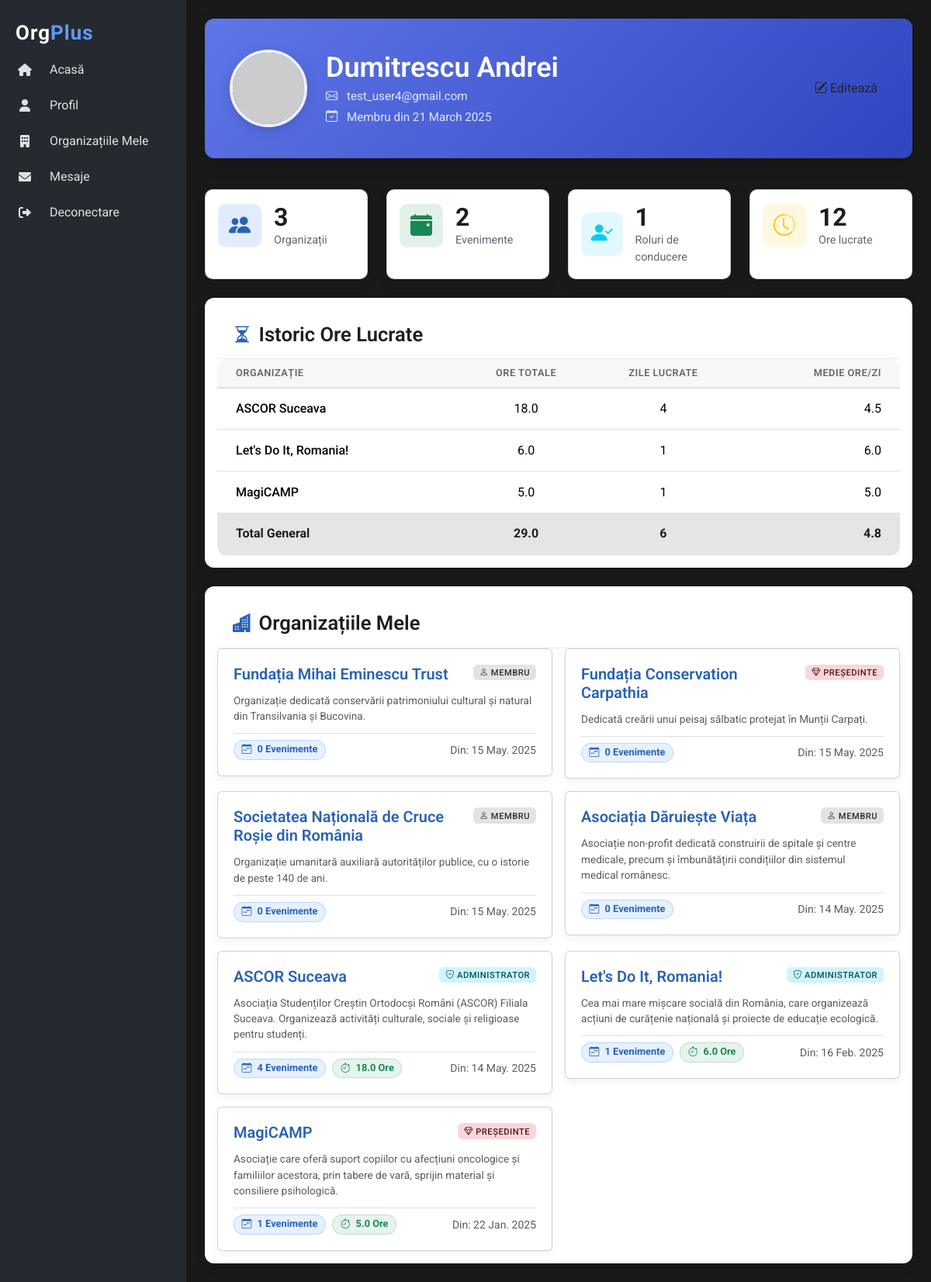
/profile.php (signed in), run on the app's committed database.
### tables this page shows
CREATE TABLE `users` (
  `id` int(11) NOT NULL,
  `email` varchar(255) NOT NULL,
  `password` varchar(255) NOT NULL,
  `hash_salt` varchar(64) DEFAULT NULL,
  `name` varchar(255) NOT NULL,
  `prenume` varchar(255) NOT NULL,
  `created_at` timestamp NOT NULL DEFAULT current_timestamp(),
  `updated_at` timestamp NOT NULL DEFAULT current_timestamp() ON UPDATE current_timestamp(),
  `last_login` timestamp NULL DEFAULT NULL
);

CREATE TABLE `organizations` (
  `id` int(11) NOT NULL,
  `name` varchar(255) NOT NULL,
  `description` varchar(255) NOT NULL,
  `email` varchar(255) NOT NULL,
  `phone` varchar(20) NOT NULL,
  `address` varchar(255) NOT NULL,
  `website` varchar(255) NOT NULL,
  `owner_id` int(11) NOT NULL,
  `created_at` timestamp NOT NULL DEFAULT current_timestamp(),
  `updated_at` timestamp NOT NULL DEFAULT current_timestamp() ON UPDATE current_timestamp(),
  `status` enum('active','inactive','','') NOT NULL DEFAULT 'active'
);

### utils/app_helpers.php (called while the page is built, shortened)
<?php
function role_to_readable(?string $role): string
{
    switch ($role) {
        case 'admin':
            return 'Administrator';
        case 'owner':
            return 'Președinte';
        case 'member':
            return 'Membru';
    }
}

### public/profile.php (the view, shortened to what this page needs)
<?php
require_once __DIR__ . '/../src/config.php';
$user_id = ensure_logged_in();
$hours_data = [];
$sql_user = 'SELECT name, prenume, email, created_at FROM users WHERE id = ?';
$stmt_user = $pdo->prepare($sql_user);
$stmt_user->execute([$user_id]);
$user = $stmt_user->fetch(PDO::FETCH_ASSOC) ?: [];
ensure_user_data($user);
$sql_hours = "SELECT org_id, o.name AS org_name, SUM(hours) AS total_hours,
                     COUNT(DISTINCT DATE(work_date)) AS days_worked
              FROM worked_hours wh
              JOIN organizations o ON wh.org_id = o.id
              WHERE wh.user_id = ?
              GROUP BY org_id";
$stmt_hours = $pdo->prepare($sql_hours);
$stmt_hours->execute([$user_id]);
while ($row = $stmt_hours->fetch(PDO::FETCH_ASSOC)) {
    $hours_data[$row['org_id']] = $row;
}
$sql_organizations = "SELECT o.id, o.name AS org_name, o.description, r.join_date, r.role,
                             (SELECT COUNT(e.id) FROM events e
                              LEFT JOIN event_roles er ON e.id = er.event_id AND er.user_id = r.user_id
                              WHERE e.org_id = o.id AND er.user_id = r.user_id) AS events_participated
                      FROM roles r
                      JOIN organizations o ON r.org_id = o.id
                      WHERE r.user_id = ?
                      ORDER BY r.join_date DESC";
$stmt_organizations = $pdo->prepare($sql_organizations);
$stmt_organizations->execute([$user_id]);
$organizations = $stmt_organizations->fetchAll(PDO::FETCH_ASSOC);
$total_events_participated = array_sum(array_column($organizations, 'events_participated'));
$total_admin_roles = count(
    array_filter($organizations, function ($org) {
        return in_array($org['role'], ['admin', 'owner']);
    })
);
$total_worked_hours_all_orgs = array_sum(array_column($hours_data, 'total_hours'));
$total_days_worked_all_orgs = array_sum(array_column($hours_data, 'days_worked'));
?>
<!DOCTYPE html>
<html lang="ro">
<head>
    <link rel="stylesheet" href="styles/profile-style.css">
</head>
<body>
    <div class="d-flex">
        <?php
        include __DIR__ . '/../includes/sidebar.php';
        ?>
        <div class="content-wrapper p-4">
            <div class="profile-banner d-flex flex-column flex-md-row align-items-center text-center text-md-start">
                <div class="me-md-4 mb-3 mb-md-0">
                    <img src="https://ui-avatars.com/api/?name=<?= urlencode(
                        $user['name'] . '+' . $user['prenume']
                    ) ?>&background=random&color=fff&size=100&font-size=0.40&bold=true"
                         class="profile-avatar"
                         alt="Profile Picture">
                </div>
                <div class="flex-grow-1">
                    <h1 class="mb-1"><?= htmlspecialchars($user['name'] . ' ' . $user['prenume']) ?></h1>
                    <p class="mb-1"><i class="bi bi-envelope"></i> <?= htmlspecialchars($user['email']) ?></p>
                    <p class="mb-0 small"><i class="bi bi-calendar-check"></i> Membru din <?= date(
                        'd F Y',
                        strtotime($user['created_at'])
                    ) ?></p>
                </div>
                <div class="mt-3 mt-md-0 ms-md-auto">
                     <button class="btn btn-edit-profile" data-bs-toggle="modal" data-bs-target="#editProfileModal">
                        <i class="bi bi-pencil-square me-1"></i>Editează
                    </button>
                </div>
            </div>
            <div class="row mb-4 g-4">
                <div class="col-lg-3 col-md-6">
                    <div class="card stats-card organizations h-100">
                        <div class="card-body">
                            <div class="d-flex align-items-center">
                                <div class="icon-bg me-3">
                                    <i class="bi bi-people-fill"></i>
                                </div>
                                <div>
                                    <h5 class="mb-0 stat-number" data-target="<?= count($organizations) ?>">0</h5>
                                    <p class="text-muted mb-0">Organizații</p>
                                </div>
                            </div>
                        </div>
                    </div>
                </div>
                <div class="col-lg-3 col-md-6">
                    <div class="card stats-card events h-100">
                        <div class="card-body">
                            <div class="d-flex align-items-center">
                                <div class="icon-bg me-3">
                                    <i class="bi bi-calendar-event-fill"></i>
                                </div>
                                <div>
                                    <h5 class="mb-0 stat-number" data-target="<?= $total_events_participated ?>">0</h5>
                                    <p class="text-muted mb-0">Evenimente</p>
                                </div>
                            </div>
                        </div>
                    </div>
                </div>
                <div class="col-lg-3 col-md-6">
                    <div class="card stats-card admin-roles h-100">
                        <div class="card-body">
                            <div class="d-flex align-items-center">
                                <div class="icon-bg me-3">
                                    <i class="bi bi-person-check-fill"></i>
                                </div>
                                <div>
                                    <h5 class="mb-0 stat-number" data-target="<?= $total_admin_roles ?>">0</h5>
                                    <p class="text-muted mb-0">Roluri de conducere</p>
                                </div>
                            </div>
                        </div>
                    </div>
                </div>
                <div class="col-lg-3 col-md-6">
                    <div class="card stats-card worked-hours h-100">
                        <div class="card-body">
                            <div class="d-flex align-items-center">
                                <div class="icon-bg me-3">
                                    <i class="bi bi-clock-history"></i>
                                </div>
                                <div>
                                    <h5 class="mb-0 stat-number" data-target="<?= round(
                                        $total_worked_hours_all_orgs,
                                        1
                                    ) ?>">0</h5>
                                    <p class="text-muted mb-0" title="Numărul de ore lucrate în total la toate organizațiile">Ore lucrate</p>
                                </div>
                            </div>
                        </div>
                    </div>
                </div>
            </div>
            <div class="card-custom mb-4">
                <div class="card-header section-header">
                    <h3 class="section-title"><i class="bi bi-hourglass-split"></i>Istoric Ore Lucrate</h3>
                </div>
                <div class="card-body p-0">
                    <?php if (!empty($hours_data)): ?>
                        <div class="table-responsive">
                            <table class="table table-hover mb-0 hours-table">
                                <thead>
                                    <tr>
                                        <th class="ps-4">Organizație</th>
                                        <th class="text-center">Ore Totale</th>
                                        <th class="text-center">Zile Lucrate</th>
                                        <th class="text-end pe-4">Medie Ore/Zi</th>
                                    </tr>
                                </thead>
                                <tbody>
                                    <?php foreach ($hours_data as $org_id => $data): ?>
                                        <tr>
                                            <td class="ps-4 fw-medium"><?= htmlspecialchars($data['org_name']) ?></td>
                                            <td class="text-center"><?= number_format($data['total_hours'], 1) ?></td>
                                            <td class="text-center"><?= $data['days_worked'] ?></td>
                                            <td class="text-end pe-4"><?= $data['days_worked'] > 0
                                                ? number_format($data['total_hours'] / $data['days_worked'], 1)
                                                : '0.0' ?></td>
                                        </tr>
                                    <?php endforeach; ?>
                                    <tr class="table-active">
                                        <td class="ps-4">Total General</td>
                                        <td class="text-center"><?= number_format(
                                            $total_worked_hours_all_orgs,
                                            1
                                        ) ?></td>
                                        <td class="text-center"><?= $total_days_worked_all_orgs ?></td>
                                        <td class="text-end pe-4"><?= $total_days_worked_all_orgs > 0
                                            ? number_format(
                                                $total_worked_hours_all_orgs / $total_days_worked_all_orgs,
                                                1
                                            )
                                            : '0.0' ?></td>
                                    </tr>
                                </tbody>
                            </table>
                        </div>
                    <?php endif; ?>
                </div>
            </div>
            <div class="card-custom">
                 <div class="card-header section-header">
                    <h3 class="section-title"><i class="bi bi-buildings-fill"></i>Organizațiile Mele</h3>
                </div>
                <div class="card-body">
                    <?php if (!empty($organizations)): ?>
                        <div class="row g-3">
                            <?php foreach ($organizations as $org):
                                $org_hours_info = $hours_data[$org['id']] ?? ['total_hours' => 0]; ?>
                                <div class="col-lg-6">
                                    <div class="card org-card">
                                        <div class="card-body">
                                            <div class="d-flex justify-content-between align-items-start mb-2">
                                                <h5 class="card-title"><?= htmlspecialchars($org['org_name']) ?></h5>
                                                <span class="badge <?= $org['role'] === 'owner'
                                                    ? 'bg-danger-subtle text-danger-emphasis'
                                                    : ($org['role'] === 'admin'
                                                        ? 'bg-info-subtle text-info-emphasis'
                                                        : 'bg-secondary-subtle text-secondary-emphasis') ?> role-badge text-uppercase">
                                                    <i class="bi <?= $org['role'] === 'owner'
                                                        ? 'bi-gem'
                                                        : ($org['role'] === 'admin'
                                                            ? 'bi-shield-check'
                                                            : 'bi-person') ?>"></i> <?= role_to_readable(
    $org['role']
) ?>
                                                </span>
                                            </div>
                                            <p class="text-muted small"><?= htmlspecialchars(
                                                $org['description'] ?? 'Nicio descriere.'
                                            ) ?></p>
                                            <div class="d-flex flex-wrap justify-content-between align-items-center mt-auto pt-2 border-top border-opacity-10">
                                                <div class="d-flex gap-2">
                                                    <span class="badge rounded-pill info-badge">
                                                        <i class="bi bi-calendar-week me-1"></i> <?= $org[
                                                            'events_participated'
                                                        ] ?> Evenimente
                                                    </span>
                                                    <?php if ($org_hours_info['total_hours'] > 0): ?>
                                                    <span class="badge rounded-pill info-badge hours">
                                                        <i class="bi bi-stopwatch me-1"></i> <?= number_format(
                                                            $org_hours_info['total_hours'],
                                                            1
                                                        ) ?> Ore
                                                    </span>
                                                    <?php endif; ?>
                                                </div>
                                                <small class="text-muted mt-2 mt-sm-0">Din: <?= date(
                                                    'd M. Y',
                                                    strtotime($org['join_date'])
                                                ) ?></small>
                                            </div>
                                        </div>
                                    </div>
                                </div>
                            <?php
                            endforeach; ?>
                        </div>
                    <?php endif; ?>
                </div>
            </div>
        </div> </div>
</body>
</html>

### public/styles/style.css (style rules this page uses)
body, html { background: #191919; font-family: 'Roboto', sans-serif; height: 100%; margin: 0; padding:0; }
body > .d-flex { min-height: 100vh; }
:root { --bs-primary: #2962b5; --bs-blue: #1C437D; --bs-btn-bg: #2962b5; --surface1: #191919; --surface2: #242a30; --surface3: #3b444c; --radius: 8px; --text-color: #dee2e6; }
.card-title { margin-bottom: 16px; }
.mb-3 { margin-bottom: 16px; }
h2, h3, h4, h6 { color: white; }
.profile-avatar { width: 120px; height: 120px; border-radius: 50%; object-fit: cover; border: 4px solid white; box-shadow: 0 4px 10px rgba(0,0,0,0.1); }
.stats-card { border-radius: 10px; transition: transform 0.3s; }
.role-badge { font-size: 0.8rem; }

### data on the page
users: name+prenume "Dumitrescu Andrei", email "test_user4@gmail.com", created_at "21 March 2025"
organizations: name "Fundația Mihai Eminescu Trust", role "MEMBRU", description "Organizație dedicată conservării patrimoniului cultural și natural din Transilvania și Bucovina.", org "0", join_date "15 May. 2025"
organizations: name "Fundația Conservation Carpathia", role "PREȘEDINTE", description "Dedicată creării unui peisaj sălbatic protejat în Munții Carpați.", org "0", join_date "15 May. 2025"
organizations: name "Societatea Națională de Cruce Roșie din România", role "MEMBRU", description "Organizație umanitară auxiliară autorităților publice, cu o istorie de peste 140 de ani.", org "0", join_date "15 May. 2025"
organizations: name "Asociația Dăruiește Viața", role "MEMBRU", description "Asociație non-profit dedicată construirii de spitale și centre medicale, precum și îmbunătățirii condițiilor din sistemul medical românesc.", org "0", join_date "14 May. 2025"
organizations: name "ASCOR Suceava", role "ADMINISTRATOR", description "Asociația Studenților Creștin Ortodocși Români (ASCOR) Filiala Suceava. Organizează activități culturale, sociale și religioase pentru studenți.", org "4", total_hours "18.0", join_date "14 May. 2025"
organizations: name "Let's Do It, Romania!", role "ADMINISTRATOR", description "Cea mai mare mișcare socială din România, care organizează acțiuni de curățenie națională și proiecte de educație ecologică.", org "1", total_hours "6.0", join_date "16 Feb. 2025"
organizations: name "MagiCAMP", role "PREȘEDINTE", description "Asociație care oferă suport copiilor cu afecțiuni oncologice și familiilor acestora, prin tabere de vară, sprijin material și consiliere psihologică.", org "1", total_hours "5.0", join_date "22 Jan. 2025"

### other printed values
$data['org_name'] "ASCOR Suceava"
$data['total_hours'] "18.0"
$data['days_worked'] "4"
$data['total_hours'] / $data['days_worked'] "4.5"
$data['org_name'] "Let's Do It, Romania!"
$data['total_hours'] "6.0"
$data['days_worked'] "1"
$data['total_hours'] / $data['days_worked'] "6.0"
$data['org_name'] "MagiCAMP"
$data['total_hours'] "5.0"
$data['total_hours'] / $data['days_worked'] "5.0"
$total_worked_hours_all_orgs "29.0"
$total_days_worked_all_orgs "6"
$total_worked_hours_all_orgs / $total_days_worked_all_orgs "4.8"
